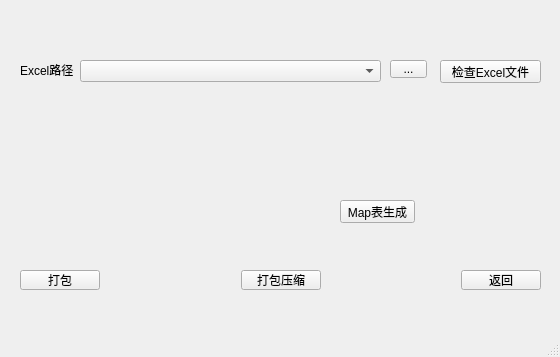
<?xml version="1.0" encoding="UTF-8"?>
<ui version="4.0">
 <class>flietwo</class>
 <widget class="QMainWindow" name="flietwo">
  <property name="geometry">
   <rect>
    <x>0</x>
    <y>0</y>
    <width>560</width>
    <height>357</height>
   </rect>
  </property>
  <property name="windowTitle">
   <string>MainWindow</string>
  </property>
  <widget class="QWidget" name="centralwidget">
   <widget class="QPushButton" name="map">
    <property name="geometry">
     <rect>
      <x>340</x>
      <y>200</y>
      <width>75</width>
      <height>23</height>
     </rect>
    </property>
    <property name="text">
     <string>Map表生成</string>
    </property>
   </widget>
   <widget class="QToolButton" name="finding_2">
    <property name="geometry">
     <rect>
      <x>390</x>
      <y>60</y>
      <width>37</width>
      <height>18</height>
     </rect>
    </property>
    <property name="text">
     <string>...</string>
    </property>
   </widget>
   <widget class="QLabel" name="label_2">
    <property name="geometry">
     <rect>
      <x>20</x>
      <y>60</y>
      <width>54</width>
      <height>20</height>
     </rect>
    </property>
    <property name="text">
     <string>Excel路径</string>
    </property>
   </widget>
   <widget class="QComboBox" name="comboBox_2">
    <property name="geometry">
     <rect>
      <x>80</x>
      <y>60</y>
      <width>301</width>
      <height>22</height>
     </rect>
    </property>
   </widget>
   <widget class="QPushButton" name="quick_2">
    <property name="geometry">
     <rect>
      <x>440</x>
      <y>60</y>
      <width>101</width>
      <height>23</height>
     </rect>
    </property>
    <property name="text">
     <string>检查Excel文件</string>
    </property>
   </widget>
   <widget class="QWidget" name="">
    <property name="geometry">
     <rect>
      <x>20</x>
      <y>270</y>
      <width>521</width>
      <height>20</height>
     </rect>
    </property>
    <layout class="QHBoxLayout" name="horizontalLayout">
     <item>
      <widget class="QPushButton" name="pushButton">
       <property name="text">
        <string>打包</string>
       </property>
      </widget>
     </item>
     <item>
      <spacer name="horizontalSpacer">
       <property name="orientation">
        <enum>Qt::Horizontal</enum>
       </property>
       <property name="sizeHint" stdset="0">
        <size>
         <width>40</width>
         <height>20</height>
        </size>
       </property>
      </spacer>
     </item>
     <item>
      <widget class="QPushButton" name="zip">
       <property name="text">
        <string>打包压缩</string>
       </property>
      </widget>
     </item>
     <item>
      <spacer name="horizontalSpacer_2">
       <property name="orientation">
        <enum>Qt::Horizontal</enum>
       </property>
       <property name="sizeHint" stdset="0">
        <size>
         <width>40</width>
         <height>20</height>
        </size>
       </property>
      </spacer>
     </item>
     <item>
      <widget class="QPushButton" name="rreturn">
       <property name="text">
        <string>返回</string>
       </property>
      </widget>
     </item>
    </layout>
   </widget>
  </widget>
  <widget class="QMenuBar" name="menubar">
   <property name="geometry">
    <rect>
     <x>0</x>
     <y>0</y>
     <width>560</width>
     <height>23</height>
    </rect>
   </property>
  </widget>
  <widget class="QStatusBar" name="statusbar"/>
 </widget>
 <resources/>
 <connections/>
</ui>
